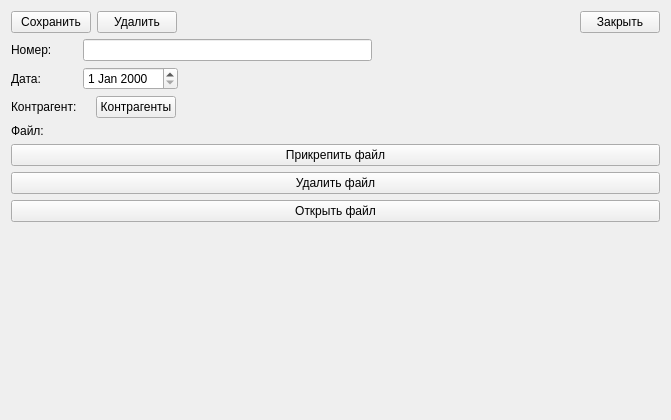
<?xml version="1.0" encoding="UTF-8"?>
<ui version="4.0">
 <class>Contract</class>
 <widget class="QWidget" name="Contract">
  <property name="geometry">
   <rect>
    <x>0</x>
    <y>0</y>
    <width>671</width>
    <height>420</height>
   </rect>
  </property>
  <property name="windowTitle">
   <string>Form</string>
  </property>
  <layout class="QVBoxLayout" name="verticalLayout">
   <item>
    <layout class="QHBoxLayout" name="horizontalLayout_4">
     <item>
      <widget class="QPushButton" name="save_btn">
       <property name="text">
        <string>Сохранить</string>
       </property>
      </widget>
     </item>
     <item>
      <widget class="QPushButton" name="delete_btn">
       <property name="text">
        <string>Удалить</string>
       </property>
      </widget>
     </item>
     <item>
      <spacer name="horizontalSpacer_4">
       <property name="orientation">
        <enum>Qt::Orientation::Horizontal</enum>
       </property>
       <property name="sizeHint" stdset="0">
        <size>
         <width>40</width>
         <height>20</height>
        </size>
       </property>
      </spacer>
     </item>
     <item>
      <widget class="QPushButton" name="close_btn">
       <property name="text">
        <string>Закрыть</string>
       </property>
      </widget>
     </item>
    </layout>
   </item>
   <item>
    <layout class="QFormLayout" name="formLayout">
     <property name="fieldGrowthPolicy">
      <enum>QFormLayout::FieldGrowthPolicy::ExpandingFieldsGrow</enum>
     </property>
     <item row="0" column="0">
      <widget class="QLabel" name="label">
       <property name="text">
        <string>Номер:</string>
       </property>
      </widget>
     </item>
     <item row="1" column="0">
      <widget class="QLabel" name="label_2">
       <property name="text">
        <string>Дата:</string>
       </property>
      </widget>
     </item>
     <item row="2" column="0">
      <widget class="QLabel" name="label_3">
       <property name="text">
        <string>Контрагент:</string>
       </property>
      </widget>
     </item>
     <item row="3" column="0">
      <widget class="QLabel" name="label_4">
       <property name="text">
        <string>Файл:</string>
       </property>
      </widget>
     </item>
     <item row="0" column="1">
      <layout class="QHBoxLayout" name="horizontalLayout">
       <item>
        <widget class="QLineEdit" name="number_edit"/>
       </item>
       <item>
        <spacer name="horizontalSpacer">
         <property name="orientation">
          <enum>Qt::Orientation::Horizontal</enum>
         </property>
         <property name="sizeHint" stdset="0">
          <size>
           <width>40</width>
           <height>20</height>
          </size>
         </property>
        </spacer>
       </item>
      </layout>
     </item>
     <item row="1" column="1">
      <layout class="QHBoxLayout" name="horizontalLayout_2">
       <item>
        <widget class="QDateEdit" name="date_edit"/>
       </item>
       <item>
        <spacer name="horizontalSpacer_2">
         <property name="orientation">
          <enum>Qt::Orientation::Horizontal</enum>
         </property>
         <property name="sizeHint" stdset="0">
          <size>
           <width>40</width>
           <height>20</height>
          </size>
         </property>
        </spacer>
       </item>
      </layout>
     </item>
     <item row="2" column="1">
      <layout class="QHBoxLayout" name="horizontalLayout_3">
       <item>
        <widget class="QLabel" name="vendor_lbl">
         <property name="text">
          <string/>
         </property>
        </widget>
       </item>
       <item>
        <widget class="QPushButton" name="vendor_btn">
         <property name="text">
          <string>Контрагенты</string>
         </property>
        </widget>
       </item>
       <item>
        <spacer name="horizontalSpacer_3">
         <property name="orientation">
          <enum>Qt::Orientation::Horizontal</enum>
         </property>
         <property name="sizeHint" stdset="0">
          <size>
           <width>40</width>
           <height>20</height>
          </size>
         </property>
        </spacer>
       </item>
      </layout>
     </item>
     <item row="3" column="1">
      <widget class="QLabel" name="filename_lbl">
       <property name="text">
        <string/>
       </property>
      </widget>
     </item>
    </layout>
   </item>
   <item>
    <widget class="QPushButton" name="attach_file">
     <property name="text">
      <string>Прикрепить файл</string>
     </property>
    </widget>
   </item>
   <item>
    <widget class="QPushButton" name="delete_file">
     <property name="text">
      <string>Удалить файл</string>
     </property>
    </widget>
   </item>
   <item>
    <widget class="QPushButton" name="open_file">
     <property name="text">
      <string>Открыть файл</string>
     </property>
    </widget>
   </item>
   <item>
    <spacer name="verticalSpacer">
     <property name="orientation">
      <enum>Qt::Orientation::Vertical</enum>
     </property>
     <property name="sizeHint" stdset="0">
      <size>
       <width>20</width>
       <height>40</height>
      </size>
     </property>
    </spacer>
   </item>
  </layout>
 </widget>
 <resources/>
 <connections/>
</ui>
